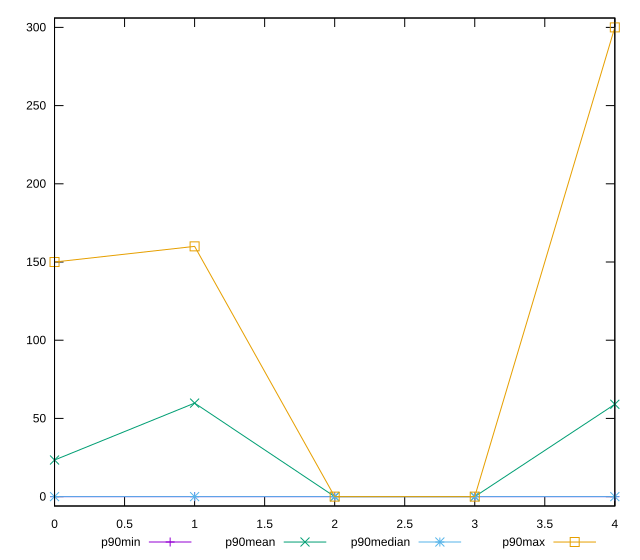

The gnuplot source for this figure:
reset

$p90Min <<EOF
0 0
1 0
2 0
3 0
4 0
EOF

$p90Mean <<EOF
0 23.404255319148938
1 59.787234042553195
2 0
3 0
4 59.04255319148936
EOF

$p90Median <<EOF
0 0
1 0
2 0
3 0
4 0
EOF

$p90Max <<EOF
0 150
1 160
2 0
3 0
4 300
EOF

set key outside below
set xrange [0:4]
set yrange [-6:306]
set trange [-6:306]
set terminal svg size 640, 560 enhanced background rgb 'white'
set output "report_00025_2021-02-22T21:38:55.199Z/unminified-javascript/progression/value.svg"

plot $p90Min title "p90min" with linespoints, \
     $p90Mean title "p90mean" with linespoints, \
     $p90Median title "p90median" with linespoints, \
     $p90Max title "p90max" with linespoints

reset
